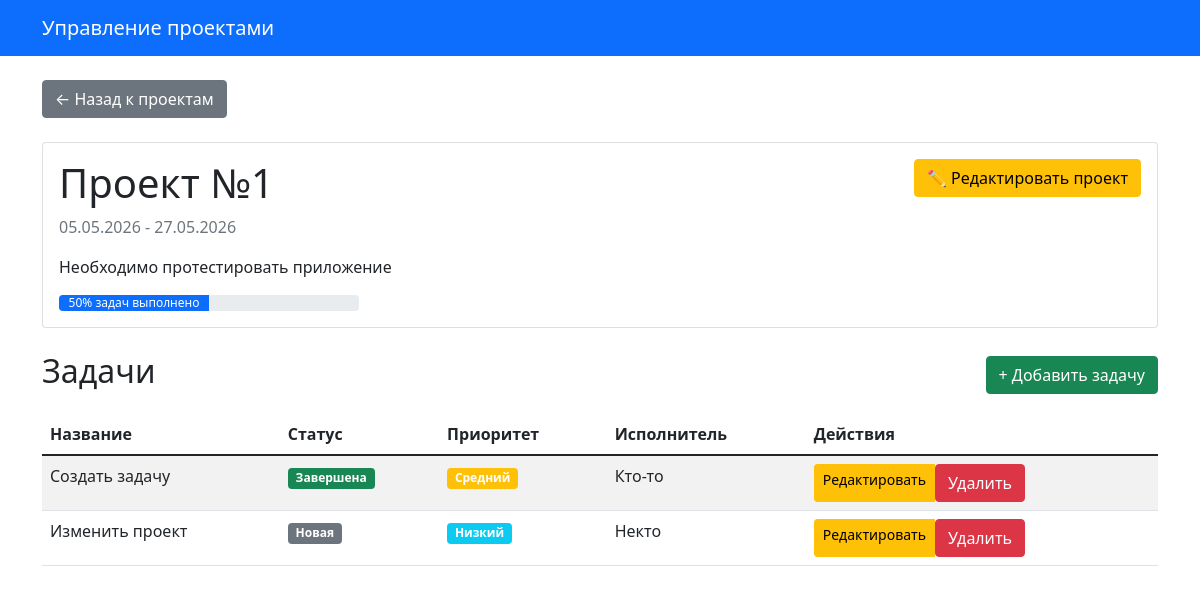
The app's page /project/1 with its own data.
### models/project.py (models this page shows, shortened)
class Project(db.Model):
    __tablename__ = 'projects'
    id = db.Column(db.Integer, primary_key=True)
    name = db.Column(db.String(200), nullable=False)
    description = db.Column(db.Text, nullable=True)
    start_date = db.Column(db.Date, nullable=False)
    end_date = db.Column(db.Date, nullable=True)
    tasks = db.relationship('Task', backref='project', lazy=True, cascade='all, delete-orphan')
    def get_progress(self):
        total_tasks = len(self.tasks)
        if total_tasks == 0:
            return 0
        completed_tasks = sum(1 for task in self.tasks if task.status == TaskStatus.COMPLETED)
        return int((completed_tasks / total_tasks) * 100)

### models/task.py (models this page shows, shortened)
class Task(db.Model):
    __tablename__ = 'tasks'
    id = db.Column(db.Integer, primary_key=True)
    name = db.Column(db.String(200), nullable=False)
    description = db.Column(db.Text, nullable=True)
    status = db.Column(db.Enum(TaskStatus), nullable=False, default=TaskStatus.NEW)
    priority = db.Column(db.Enum(TaskPriority), nullable=False, default=TaskPriority.MEDIUM)
    assignee = db.Column(db.String(100), nullable=False, default='Не назначен')
    created_date = db.Column(db.DateTime, nullable=False, default=datetime.now)
    project_id = db.Column(db.Integer, db.ForeignKey('projects.id'), nullable=False)

### routes/project_routes.py (the view)
@project_bp.route('/<int:project_id>')
def view_project(project_id):
    project = Project.query.get_or_404(project_id)
    tasks = Task.query.filter_by(project_id=project_id).all()
    return render_template('project_detail.html', project=project, tasks=tasks, TaskStatus=TaskStatus)

### templates/project_detail.html
{% extends "base.html" %}
{% block content %}
<div class="mb-4">
    <a href="{{ url_for('project.index') }}" class="btn btn-secondary">← Назад к проектам</a>
</div>
<div class="card mb-4">
    <div class="card-body">
        <div class="d-flex justify-content-between align-items-start">
            <div>
                <h1>{{ project.name }}</h1>
                <p class="text-muted">
                    {{ project.start_date.strftime('%d.%m.%Y') }}
                    {% if project.end_date %} - {{ project.end_date.strftime('%d.%m.%Y') }}{% endif %}
                </p>
                <p>{{ project.description or 'Нет описания' }}</p>
                <div class="progress" style="width: 300px;">
                    <div class="progress-bar" role="progressbar" style="width: {{ project.get_progress() }}%;">
                        {{ project.get_progress() }}% задач выполнено
                    </div>
                </div>
            </div>
            <div>
                <a href="{{ url_for('project.edit_project', project_id=project.id) }}" class="btn btn-warning">✏️ Редактировать проект</a>
            </div>
        </div>
    </div>
</div>
<div class="d-flex justify-content-between align-items-center mb-3">
    <h2>Задачи</h2>
    <a href="{{ url_for('task.add_task', project_id=project.id) }}" class="btn btn-success">+ Добавить задачу</a>
</div>
<div class="table-responsive">
    <table class="table table-striped table-hover">
        <thead>
            <tr>
                <th>Название</th>
                <th>Статус</th>
                <th>Приоритет</th>
                <th>Исполнитель</th>
                <th>Действия</th>
            </tr>
        </thead>
        <tbody>
            {% for task in tasks %}
            <tr>
                <td>{{ task.name }}</td>
                <td>
                    <span class="badge {% if task.status == TaskStatus.COMPLETED %}bg-success{% elif task.status == TaskStatus.IN_PROGRESS %}bg-primary{% elif task.status == TaskStatus.REVIEW %}bg-warning{% else %}bg-secondary{% endif %}">
                        {{ task.status.value }}
                    </span>
                </td>
                <td>
                    <span class="badge {% if task.priority.value == 'Высокий' %}bg-danger{% elif task.priority.value == 'Средний' %}bg-warning{% else %}bg-info{% endif %}">
                        {{ task.priority.value }}
                    </span>
                </td>
                <td>{{ task.assignee }}</td>
                <td>
                    <div class="btn-group btn-group-sm">
                        <a href="{{ url_for('task.edit_task', task_id=task.id) }}" class="btn btn-warning">Редактировать</a>
                        <form method="POST" action="{{ url_for('task.delete_task', task_id=task.id) }}" style="display: inline;" onsubmit="return confirm('Удалить задачу?');">
                            <button type="submit" class="btn btn-danger">Удалить</button>
                        </form>
                    </div>
                </td>
            </tr>
            {% else %}
            <tr>
                <td colspan="5" class="text-center">Нет задач. Добавьте первую задачу!</td>
            </tr>
            {% endfor %}
        </tbody>
    </table>
</div>
{% endblock %}

### templates/base.html (shortened to what this page needs)
<!DOCTYPE html>
<html lang="ru">
<head>
    <link href="https://cdn.jsdelivr.net/npm/bootstrap@5.1.3/dist/css/bootstrap.min.css" rel="stylesheet">
</head>
<body>
    <nav class="navbar navbar-expand-lg navbar-dark bg-primary">
        <div class="container">
            <a class="navbar-brand" href="{{ url_for('project.index') }}">Управление проектами</a>
        </div>
    </nav>
    <div class="container mt-4">
        {% block content %}{% endblock %}
    </div>
</body>
</html>

### records on screen
Project: name "Проект №1", start_date "05.05.2026", end_date "27.05.2026", description "Необходимо протестировать приложение"
Task: get_progress "50", name "Создать задачу", status.value "Завершена", priority.value "Средний", assignee "Кто-то"
Task: name "Изменить проект", status.value "Новая", priority.value "Низкий", assignee "Некто"
